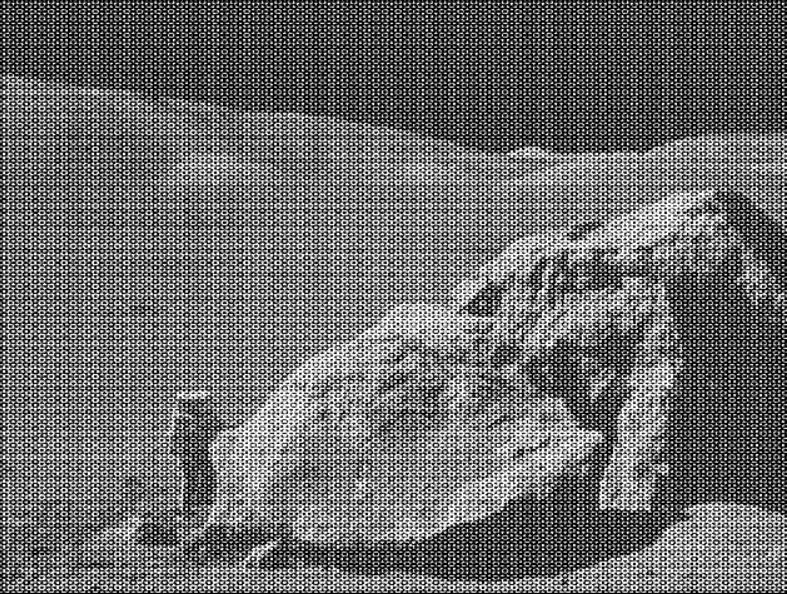
#> input picture Practice_5/periodic_noise.JPG, 787 x 594 px, found by its file name
$ jupyter execute Homework_5.ipynb
#> lines starting #> are read from the running program, lines starting #| are printed output that depends on the picture
[cell 1]
# Реализуйте высокочастотную фильтрацию на основе ядра Гаусса
# Реализуйте удаление периодического шума

[cell 2]
import numpy as np
import cv2
from matplotlib import pyplot as plt

image = cv2.imread('periodic_noise.jpg', cv2.IMREAD_GRAYSCALE)
#> image: shape (594, 787); min 0, max 255, mean 107.6

dft = cv2.dft(np.float32(image),flags = cv2.DFT_COMPLEX_OUTPUT)
dft_shift = np.fft.fftshift(dft)

magnitude_spectrum = 20*np.log(cv2.magnitude(dft_shift[:,:,0],dft_shift[:,:,1]))
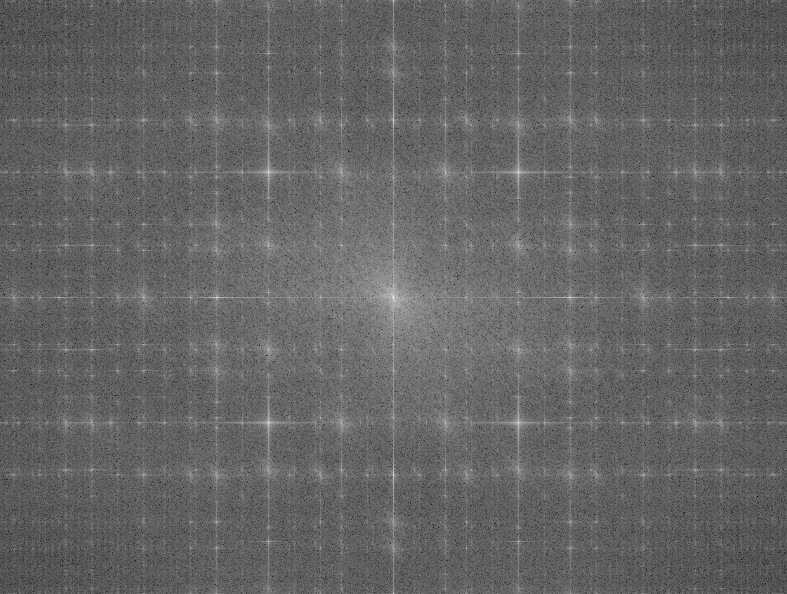
#> magnitude_spectrum: shape (594, 787) float32; min 63.66, max 354.7, mean 178.8; drawn with min black and max white

plt.figure(figsize=(10, 5))
plt.subplot(121),plt.imshow(image, cmap = 'gray')
plt.title('Input Image'), plt.xticks([]), plt.yticks([])
plt.subplot(122),plt.imshow(magnitude_spectrum, cmap = 'gray')
plt.title('Magnitude Spectrum'), plt.xticks([]), plt.yticks([])
plt.show()
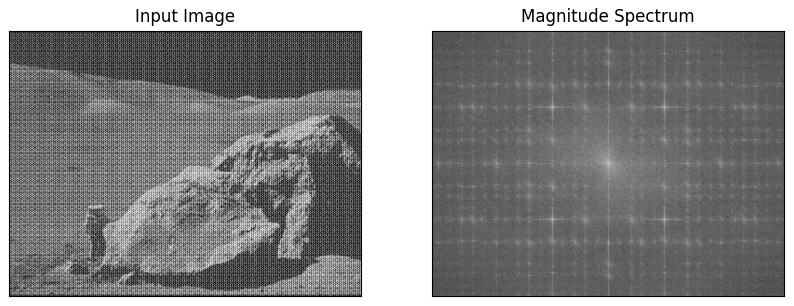
#> figure drawn by matplotlib, 2 panels

[cell 3]
height, width = image.shape
#> height = 594; width = 787
mask = np.zeros((height,width,2),np.uint8)
centerX, centerY = (int(height / 2),int(width / 2))
#> centerX = 297; centerY = 393

std_dev = 50
num_points = 100000
points_x = np.random.normal(centerX, std_dev, num_points).astype(int)
points_y = np.random.normal(centerY, std_dev, num_points).astype(int)

mask[points_x, points_y,:] = 1

[cell 4]
dft_shift_filtered = dft_shift*mask
f_ishift = np.fft.ifftshift(dft_shift_filtered)
img_back_tmp = cv2.idft(f_ishift)
img_back = cv2.magnitude(img_back_tmp[:,:,0],img_back_tmp[:,:,1])
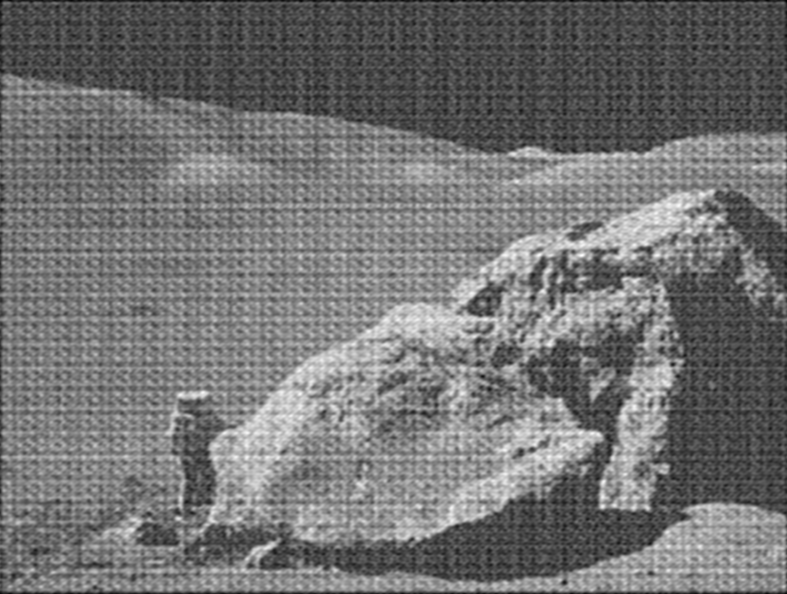
#> img_back: shape (594, 787) float32; min 6186361.5, max 104061672, mean 50389568; drawn with min black and max white

[cell 5]
plt.figure(figsize=(15, 5))
plt.subplot(131),plt.imshow(image, cmap = 'gray')
plt.title('Input Image'), plt.xticks([]), plt.yticks([])
plt.subplot(132),plt.imshow(mask[:,:,0], cmap = 'gray')
plt.title('Mask: Gauss Kernel'), plt.xticks([]), plt.yticks([])
plt.subplot(133),plt.imshow(img_back, cmap = 'gray')
plt.title('Filtered image'), plt.xticks([]), plt.yticks([])
plt.show()
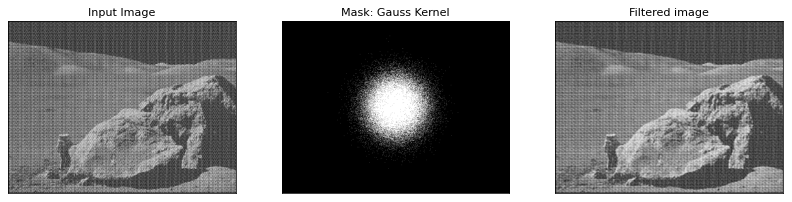
#> figure drawn by matplotlib, 3 panels

[cell 6]
image = cv2.imread('periodic_noise.jpg', cv2.IMREAD_GRAYSCALE)
f_transform = np.fft.fft2(image)
f_transform_shifted = np.fft.fftshift(f_transform)
magnitude_spectrum = 20 * np.log(np.abs(f_transform_shifted))

[cell 7]
threshold = 0.65 * np.max(magnitude_spectrum)
#> threshold = 230.5
peaks = (magnitude_spectrum > threshold)
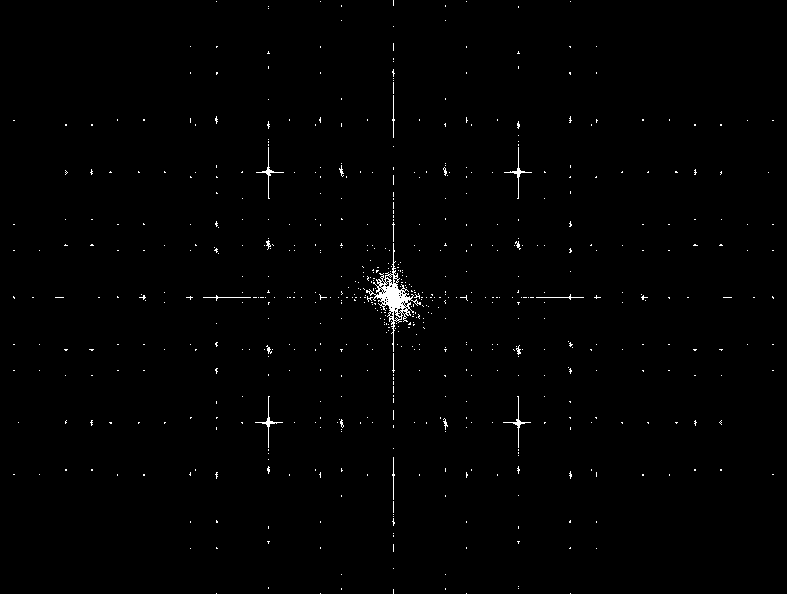
#> peaks: shape (594, 787) bool; 0.74% white in thin lines or dots
height, width = image.shape
centerX, centerY = (int(height / 2),int(width / 2))
mask = np.zeros_like(magnitude_spectrum, dtype=np.int16)
hold = 30
mask[centerX - hold:centerX + hold, centerY - hold:centerY + hold] = 1

[cell 8]
peaks[mask>0] = 0
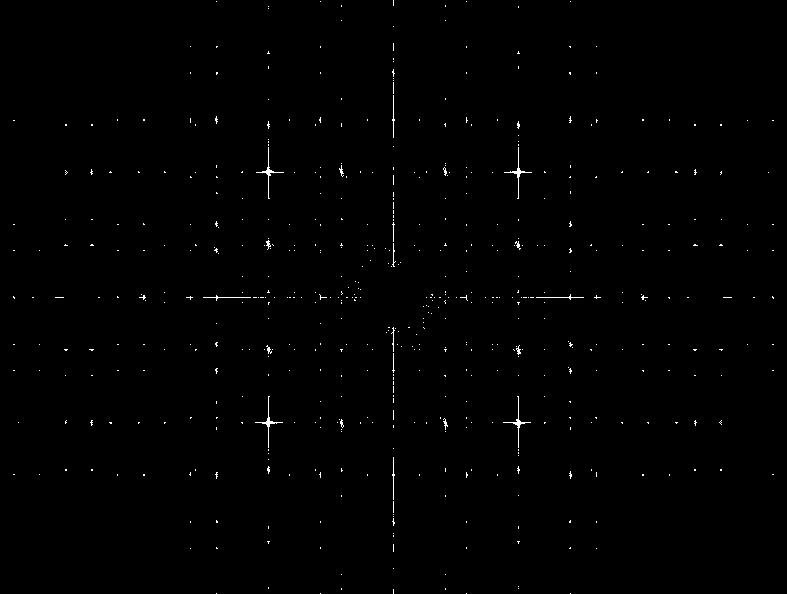
#> peaks: shape (594, 787) bool; 0.5% white in thin lines or dots
f_transform_shifted[peaks] = 1
new_magnitude_spectrum = 20 * np.log(np.abs(f_transform_shifted))
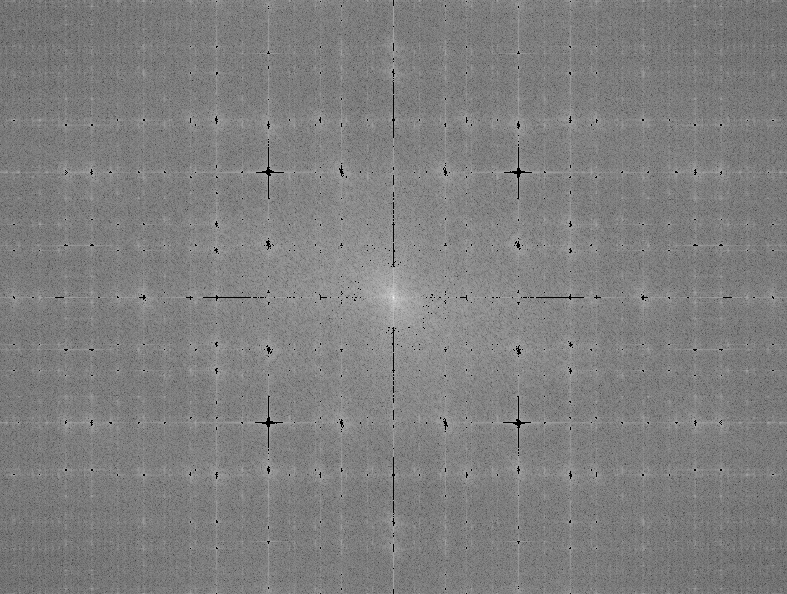
#> new_magnitude_spectrum: shape (594, 787) float64; min 0, max 354.7, mean 177.6; drawn with min black and max white

[cell 9]
f_transform = np.fft.ifftshift(f_transform_shifted)
filtered_image = np.fft.ifft2(f_transform).real
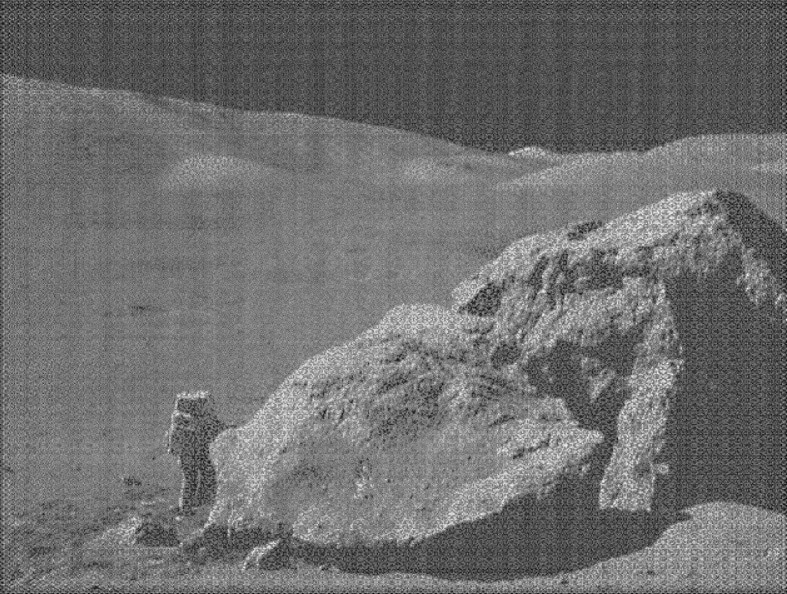
#> filtered_image: shape (594, 787) float64; min -22.86, max 277.5, mean 107.6; drawn with min black and max white

[cell 10]
plt.figure(figsize=(20, 5))
plt.subplot(151), plt.imshow(image, cmap='gray')
plt.title('Input Image'), plt.xticks([]), plt.yticks([])
plt.subplot(152), plt.imshow(mask, cmap='gray')
plt.title('Mask'), plt.xticks([]), plt.yticks([])
plt.subplot(153), plt.imshow(magnitude_spectrum, cmap='gray')
plt.title('Magnitude Spectrum'), plt.xticks([]), plt.yticks([])
plt.subplot(154), plt.imshow(new_magnitude_spectrum, cmap='gray')
plt.title('Removed Peaks'), plt.xticks([]), plt.yticks([])
plt.subplot(155), plt.imshow(filtered_image, cmap='gray')
plt.title('Filtered Image'), plt.xticks([]), plt.yticks([])
plt.show()
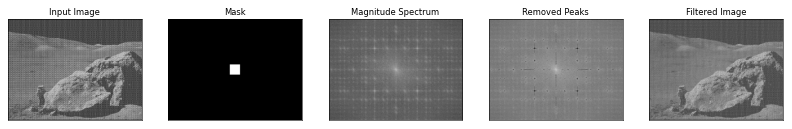
#> figure drawn by matplotlib, 5 panels
